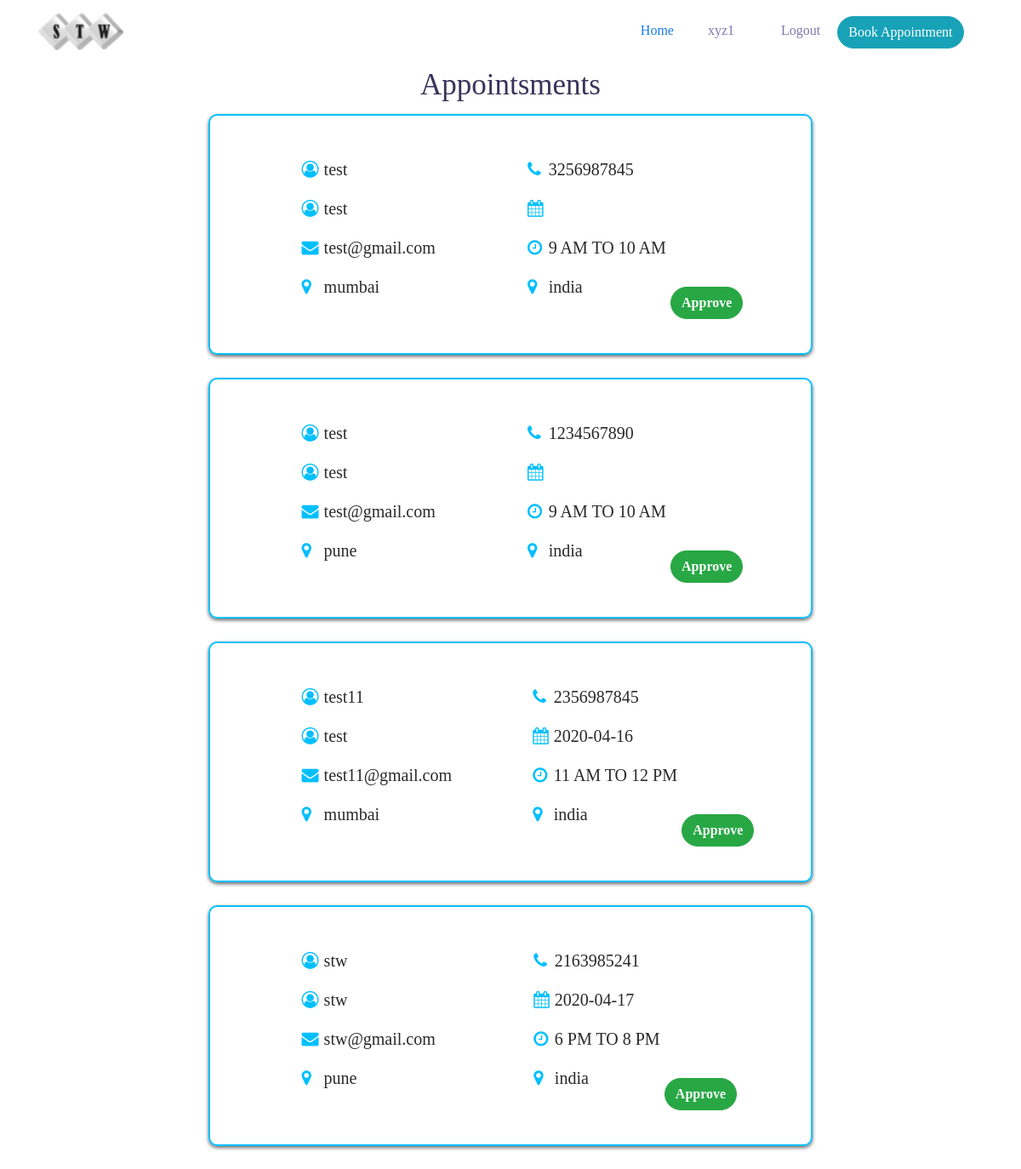
/appointment-request/ (signed in), run on the app's committed database.
### user/models.py (models this page shows)
class CustomUser(AbstractUser):
	is_patient = models.BooleanField(default = False , verbose_name="Patient")
	is_doctor = models.BooleanField(default = False ,verbose_name="Doctor")

### appointment/models.py (models this page shows, shortened)
class Appointment_Booking(models.Model):
	first_name = models.CharField(max_length = 50 , blank = True , default = '' )
	last_name = models.CharField(max_length = 50 , blank = True , default = '')
	email = models.CharField(max_length = 50 ,blank = True ,default = '')
	phone = models.CharField(max_length = 13 ,blank = True ,default = '')
	address = models.CharField(max_length = 50 ,blank = True , default = '')
	city = models.CharField(max_length = 50 ,blank = True ,default = '')
	country = models.CharField(max_length = 50 ,blank = True ,default = '' )
	description = models.CharField(max_length = 100 ,blank = True ,default = '')
	doctor_name = models.CharField(max_length = 50 ,blank = True ,default = '')
	schedule_time =models.CharField(max_length = 50 ,blank = True ,default = '')
	appointment = models.CharField(max_length = 50 ,blank = True ,default = '')
	created_at = models.DateTimeField(auto_now_add = True)

### appointment/views.py (the view)
# urls.py: path('appointment-request/', views.appointment_request),
@login_required(login_url = 'login')
def appointment_request(request):
	appoint = Appointment_Booking.objects.all()
	return render(request, 'appointment_request.html',{"appoint":appoint})

### templates/appointment_request.html (shortened to what this page needs)
{% extends 'base.html' %}
{% block content %}
<div class="container">
	<div class="row">
		<div class="col-12 text-center">
		<h1 class="list-appo">Appointsments</h1>
		</div>
			<div class="col-md-12">
				{% for app in appoint %}
				<div class="col-md-8 view">
				<div class="list-view">
					<table class="view-table" style="float: left; text-align: center;">
						<tr>
							<th><i class="fa fa-user-circle-o" aria-hidden="true"></i></th>
								<td>{{ app.first_name }}</td>
						</tr>
						<tr>
							<th><i class="fa fa-user-circle-o" aria-hidden="true"></i></th>
								<td>{{ app.last_name }}</td>
						</tr>
						<tr>
							<th><i class="fa fa-envelope" aria-hidden="true"></i></th>
								<td>{{ app.email }}</td>
						</tr>
						<tr>
							<th><i class="fa fa-map-marker" aria-hidden="true"></i></th>
								<td>{{ app.city }}</td>
						</tr>
					</table>
					<table class="view-table" cellspacing="20" style="display: inline-block;">
						<tr>
							<th><i class="fa fa-phone" aria-hidden="true"></i></th>
								<td>{{app.phone}}</td>
						</tr>
						<tr>
							<th><i class="fa fa-calendar" aria-hidden="true"></i></th>
								<td>{{app.appointment}}</td>
						</tr>
						<tr>
							<th><i class="fa fa-clock-o" aria-hidden="true"></i></th>
								<td>{{app.schedule_time}}</td>
						</tr>
						<tr>
							<th><i class="fa fa-map-marker" aria-hidden="true"></i></th>
								<td>{{app.country}}</td>
						</tr>
					</table>
						<button class="btn btn-success text-center" id="Approve">Approve</button>
				</div><br>
			</div>
				{% endfor %}
			</div>
	</div>
</div>
{% endblock %}

### templates/base.html (shortened to what this page needs)
{% load static %}
<!DOCTYPE html>
<html>
<head>
  {% block head %}
	{% load static %}
  <link rel="stylesheet" href="https://cdnjs.cloudflare.com/ajax/libs/font-awesome/4.7.0/css/font-awesome.min.css">
	<link rel="stylesheet" href="{% static '/css/bootstrap.min.css' %}">
	<link rel="stylesheet" href="{% static '/css/style.css' %}">
  <link rel="stylesheet" type="text/css" href="{% static '/css/styles.css' %}">
  {% endblock %}
</head>
<body>
	<nav class="navbar navbar-expand-lg navbar-dark ftco_navbar bg-dark ftco-navbar-light" id="ftco-navbar">
    <div class="container">
      <a class="navbar-brand logo" href="index.html"><img src="{% static '/image/stwlogo-2.png' %}" alt="STW"></a>
      <div class="collapse navbar-collapse" id="ftco-nav">
        <ul class="navbar-nav ml-auto">
          <li class="nav-item active"><a href="/" class="nav-link">Home</a></li>
          {% if user.is_authenticated and user.is_doctor %}
          <li class="nav-item"><a href="/appointment-request" class="nav-link">Appointments</a></li>
          <li class="nav-item"><a href="" class="nav-link">{{user.username}}</a></li>
           &nbsp;&nbsp;<li class="nav-item"><a href="/logout" class="nav-link">Logout</a></li>
          {% elif user.is_authenticated %}
          <li class="nav-item"><a href="" class="nav-link">{{user.username}}</a></li>
           &nbsp;&nbsp;<li class="nav-item"><a href="/logout" class="nav-link">Logout</a></li>
           <li class="book-app"><a href="/appointment"><button class="btn btn-info">Book Appointment</button></a></li>
           {% else %}
          <li class="nav-item"><a href="/login" class="nav-link">Login</a></li>
           <li class="nav-item"><a href="/user/register" class="nav-link">SignUp</a></li>
           <li class="book-app"><a href="/appointment"><button class="btn btn-info testing">Book Appointment</button></a></li>
           {% endif %}
        </ul>&nbsp;
      </div>
    </div>
  </nav>
  <div class="wrapper">
{% block content %}
{% endblock %}
</div>
</body>
</html>

### static/css/styles.css (style rules this page uses)
.list-view { text-align: center; height: auto; padding: 40px; border: 2px solid #00bffe; border-radius: 10px; box-shadow: 0 2px 4px rgba(0,0,0,0.6); margin-left:auto; margin-right:auto; ; }
.col-md-8.view { margin: 0 auto; }
.view-table { text-align: center; background-color: #fff; border-radius: 10px; font-family:Verdana; font-size: 20px; color: #292929; margin-left: 10%; }
.view-table th { color: #00bffe; padding: 5px; margin: 0 auto; }
th,td { text-align:justify; }
.text-center { font-family: Verdana; color: #fff; font-weight: 600; }
.list-appo { font-family:cursive; font-size: 35px; }
.logo { text-align: center; }
.logo img { text-align: center; width: 100px; height: auto; }
#ftco-nav { font-family: Verdana !important; font-size: 30px; }

### data on the page
CustomUser: username "xyz1"
Appointment_Booking: first_name "test", last_name "test", email "test@gmail.com", city "mumbai", phone "3256987845", schedule_time "9 AM TO 10 AM", country "india"
Appointment_Booking: first_name "test", last_name "test", email "test@gmail.com", city "pune", phone "1234567890", schedule_time "9 AM TO 10 AM", country "india"
Appointment_Booking: first_name "test11", last_name "test", email "test11@gmail.com", city "mumbai", phone "2356987845", appointment "2020-04-16", schedule_time "11 AM TO 12 PM", country "india"
Appointment_Booking: first_name "stw", last_name "stw", email "stw@gmail.com", city "pune", phone "2163985241", appointment "2020-04-17", schedule_time "6 PM TO 8 PM", country "india"
